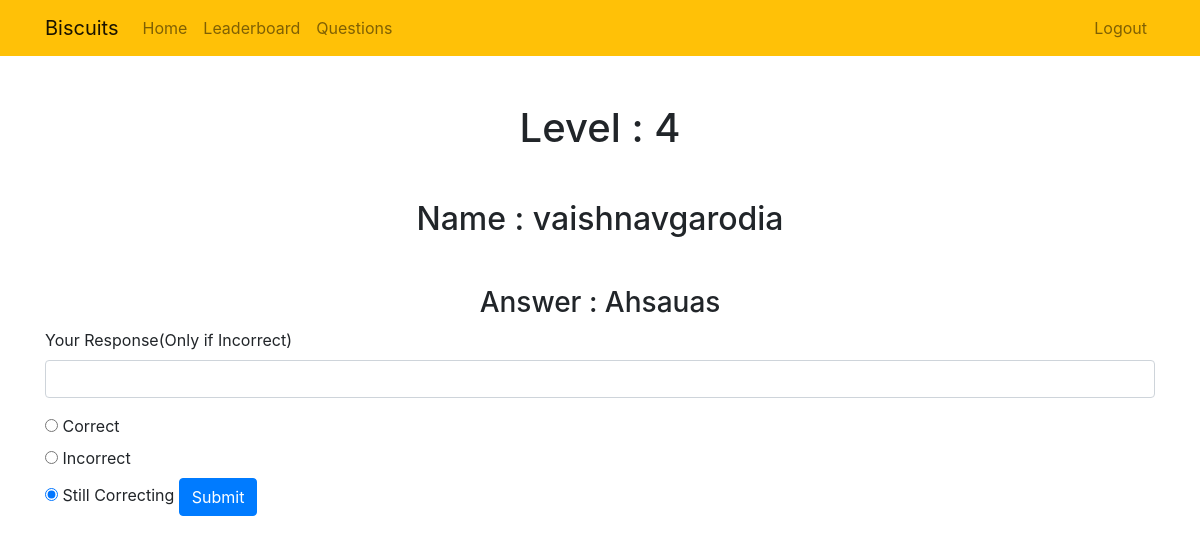
Screenshot of /fullanswer/3 (signed in) with the database file from the repository.
### biscuitsrk/models.py (models this page shows, shortened)
class Profile(models.Model):
    user = models.OneToOneField(User, on_delete=models.CASCADE)
    currentlevel = models.IntegerField(default=0)
    discord  = models.CharField(max_length=255, null=True)
    institute = models.CharField(max_length=255, null=True)
    currentleveltime= models.DateTimeField(default=timezone.now)
    is_banned = models.BooleanField(default = False)
    mostrecentanswer = models.TextField(null=True)
    lastanswertime = models.DateTimeField(default=timezone.now)
    checked = models.BooleanField(default=True)
    result = models.BooleanField(default=True)
    response = models.TextField(null=True, blank=True)
    answered = models.BooleanField(default=False)
    answer_history = models.TextField(default="")
    response_history = models.TextField(default="")

### biscuitsrk/views.py (the view, shortened to what this page needs)
# urls.py: path('fullanswer/<int:id>', views.fullanswer, name='fullanswer'),
@user_passes_test(lambda u: u.is_superuser)
def fullanswer(request, id):
    u = get_object_or_404(Profile, pk=id)
    if request.method == 'GET':
        return render(request, 'biscuitsrk/fullanswer.html',{'u':u})

### biscuitsrk/templates/biscuitsrk/fullanswer.html (shortened to what this page needs)
{% extends "biscuitsrk/base.html" %}
{% block content %}
<h1 class="text-center mt-5" id="level">Level : {{ u.currentlevel }}</h1>
<h2 class="text-center mt-5" id="User">Name : {{ u.user.username }}</h2>
<h3 class="text-center mt-5" id="answer">Answer : {{ u.mostrecentanswer }}</h3>
  <form method="POST">
    <div class="form-group">
        <label for="response">Your Response(Only if Incorrect)</label>
        <input type="text" name="response" class="form-control" id="response">
    </div>
    <input type="radio" id="correct" name="check" value="correct">
        <label for="male">Correct</label><br>
    <input type="radio" id="incorrect" name="check" value="incorrect">
        <label for="female">Incorrect</label><br>
    <input type="radio" id="correcting" name="check" value="correcting" checked>
        <label for="other">Still Correcting</label>
    <button type="submit" class="btn btn-primary">Submit</button>
</form>
{% endblock %}

### rows the page displays
Profile: currentlevel "4", user.username "vaishnavgarodia", mostrecentanswer "Ahsauas"
